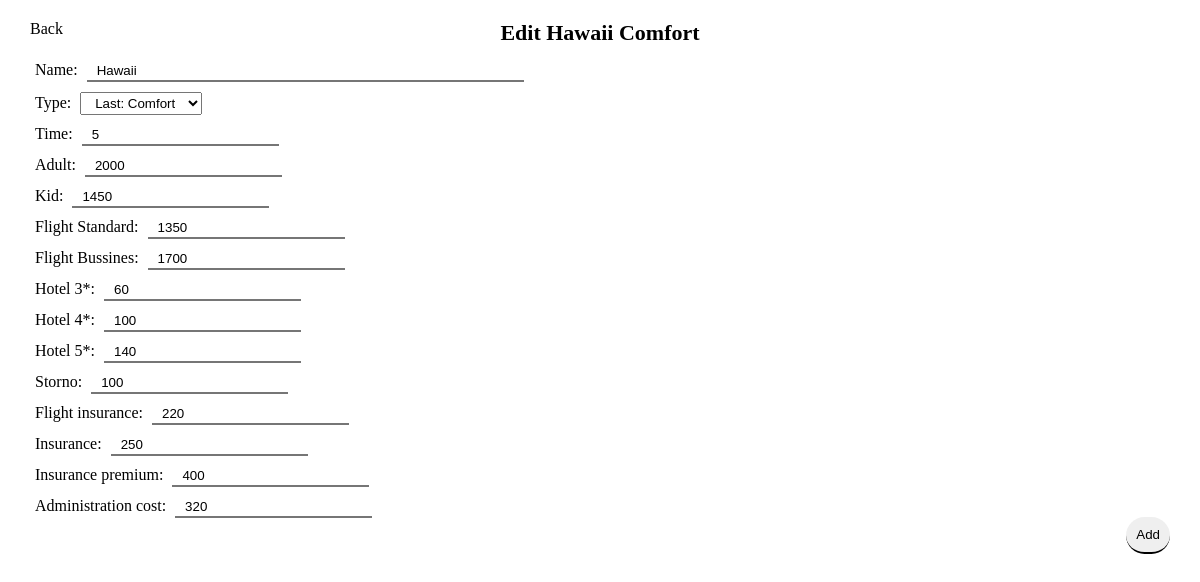
/ad_min/edit-tripsm.php?id=12 (signed in), run on the app's committed database.
### tables this page shows
CREATE TABLE `tripsmodel` (
  `id` int(11) NOT NULL,
  `name` varchar(20) NOT NULL,
  `type` varchar(10) NOT NULL,
  `time` int(2) NOT NULL,
  `bprice` int(11) NOT NULL,
  `tripcode` varchar(10) NOT NULL,
  `img` blob NOT NULL,
  `recommended` int(1) DEFAULT NULL,
  `top` int(1) DEFAULT NULL
);

CREATE TABLE IF NOT EXISTS `pricemodel` (
  `id` int(11) NOT NULL AUTO_INCREMENT,
  `tmid` int(11) NOT NULL,
  `adult` int(6) NOT NULL,
  `kid` int(6) NOT NULL,
  `flightS` int(6) NOT NULL,
  `flightB` int(6) NOT NULL,
  `hotel3` int(6) NOT NULL,
  `hotel4` int(6) NOT NULL,
  `hotel5` int(6) NOT NULL,
  `singleR` int(6) NOT NULL DEFAULT '2',
  `storno` int(6) NOT NULL,
  `flightI` int(6) NOT NULL,
  `insurance` int(6) NOT NULL,
  `insuranceP` int(6) NOT NULL,
  `administrationC` int(6) NOT NULL,
  PRIMARY KEY (`id`)
);

### ad_min/edit-tripsm.php (the view, shortened to what this page needs)
<?php
     if (!isset($_SESSION['adminid']))
     {
       $content ='Access denied';
     }
     else
     {
       $id = (int)$_GET['id'];
       $conn=false;
       if ($conn)
       {
         if($_SERVER['REQUEST_METHOD']=='POST')
         {
           if($_POST['name'] && $_POST['type'] && $_POST['time'] && $_POST['adult'] && $_POST['kid'] && $_POST['flightS'] && $_POST['flightB'] && $_POST['hotel3'] && $_POST['hotel4'] && $_POST['hotel5'] && $_POST['storno'] && $_POST['flightI'] && $_POST['insurance'] && $_POST['insuranceP'] && $_POST['administrationC'])
           {
             $name = stripslashes($_POST['name']);
             $name = htmlspecialchars($name);
             $type = stripslashes($_POST['type']);
             $type = htmlspecialchars($type);
             $time = stripslashes($_POST['time']);
             $time = htmlspecialchars($time);
             $adult = stripslashes($_POST['adult']);
             $adult = htmlspecialchars($adult);
             $kid = stripslashes($_POST['kid']);
             $kid = htmlspecialchars($kid);
             $flightS = stripslashes($_POST['flightS']);
             $flightS = htmlspecialchars($flightS);
             $flightB = stripslashes($_POST['flightB']);
             $flightB = htmlspecialchars($flightB);
             $hotel3 = stripslashes($_POST['hotel3']);
             $hotel3 = htmlspecialchars($hotel3);
             $hotel4 = stripslashes($_POST['hotel4']);
             $hotel4 = htmlspecialchars($hotel4);
             $hotel5 = stripslashes($_POST['hotel5']);
             $hotel5 = htmlspecialchars($hotel5);
             $storno = stripslashes($_POST['storno']);
             $storno = htmlspecialchars($storno);
             $flightI = stripslashes($_POST['flightI']);
             $flightI = htmlspecialchars($flightI);
             $insurance = stripslashes($_POST['insurance']);
             $insurance = htmlspecialchars($insurance);
             $insuranceP = stripslashes($_POST['insuranceP']);
             $insuranceP = htmlspecialchars($insuranceP);
             $administration = stripslashes($_POST['administrationC']);
             $administration = htmlspecialchars($administration);
             $bprice = $adult + $flightS + ($hotel3 * $time) + $insurance + $administration;
             try {
               $res = $conn->prepare("UPDATE tripsmodel SET name = ?, type = ?, time = ?, bprice = ? WHERE id = ?");
               $res->execute(array($name, $type, $time,$bprice, $id));
                 $res1 = $conn->prepare("UPDATE pricemodel SET adult = ?, kid = ?, flightS = ?, flightB = ?, hotel3 = ?, hotel4 = ?, hotel5 = ?, storno = ?, flightI = ?, insurance = ?, insuranceP = ? , administrationC = ? WHERE tmid = ? ");
                 $res1->execute(array($adult, $kid, $flightS, $flightB, $hotel3, $hotel4, $hotel5, $storno, $flightI, $insurance, $insuranceP, $administration, $id));
               header("Location:trips-overview.php");
             }
             catch(Exception $e ) {
               $content='<p>Something went wrong your changes were not saved.</p>';
             }
           }
           else
           {
            $content = '<p>You need to fill all the fields in !!1</p>';
           }
         }
         else
         {
           $sql="SELECT * FROM tripsmodel, pricemodel WHERE pricemodel.tmid = tripsmodel.id AND tripsmodel.id = $id ";
           $res = $conn->query($sql);
           $aantal = $res->rowCount();
           if($aantal==0)
           {
             $content = '<p>No trip was found !!!</p>';
           }
           else
           {
             $row = $res->fetch();
             $name = htmlspecialchars($row['name']);
             $type = htmlspecialchars($row['type']);
             $time = htmlspecialchars($row['time']);
             $madult = htmlentities($row['adult']);
             $mkid = htmlentities($row['kid']);
             $mflightS = htmlentities($row['flightS']);
             $mflightB = htmlentities($row['flightB']);
             $mhotel3 = htmlentities($row['hotel3']);
             $mhotel4 = htmlentities($row['hotel4']);
             $mhotel5 = htmlentities($row['hotel5']);
             $mstorno = htmlentities($row['storno']);
             $mflightI = htmlentities($row['flightI']);
             $minsurance = htmlentities($row['insurance']);
             $minsuranceP = htmlentities($row['insuranceP']);
             $madministrationC = htmlentities($row['administrationC']);
             $content='
             <form method="post">
               <h3>Edit '.$name.' '.$type.'</h3>
             <label>Name:</label> <input type="text" name="name" size="50" value="'.$name.'"><br>
              <label>Type:</label>
              <select id="type" name="type" >
                   <option value="'.$type.'" selected>Last: '.$type.'</option>
                   <option value="Family">Family</option>
                   <option value="Comfort">Comfort</option>
                   <option value="Eco Tourism">Eco Tourism</option>
                   <option value="Deluxe">Deluxe</option>
                   </select>
                   <br>
              <label>Time:</label> <input type="text" name="time"  value="'.$time.'" maxlength="2"><br>
          <label>Adult:</label> <input type="text" name="adult" value="'.$madult.'" maxlength="6"><br>
              <label>Kid:</label> <input type="text" name="kid" value="'.$mkid.'" maxlength="6"><br>
              <label>Flight Standard:</label> <input type="text" name="flightS" value="'.$mflightS.'" maxlength="6"><br>
              <label>Flight Bussines:</label> <input type="text" name="flightB" value="'.$mflightB.'" maxlength="6"><br>
              <label>Hotel 3*:</label> <input type="text" name="hotel3" value="'.$mhotel3.'" maxlength="6"><br>
              <label>Hotel 4*:</label> <input type="text" name="hotel4" value="'.$mhotel4.'" maxlength="6"><br>
              <label>Hotel 5*:</label> <input type="text" name="hotel5" value="'.$mhotel5.'" maxlength="6"><br>
              <label>Storno:</label> <input type="text" name="storno" value="'.$mstorno.'" maxlength="6"><br>
              <label>Flight insurance:</label> <input type="text" name="flightI" value="'.$mflightI.'" maxlength="6"><br>
              <label>Insurance:</label> <input type="text" name="insurance" value="'.$minsurance.'" maxlength="6"><br>
              <label>Insurance premium:</label> <input type="text" name="insuranceP" value="'.$minsuranceP.'" maxlength="6"><br>
              <label>Administration cost:</label> <input type="text" name="administrationC" value="'.$madministrationC.'" maxlength="6"><br>
              <br><br>
             <input type="submit" value="Add">
             </form>';
           }
         }
       }
       else
       {
         $content='<p>Can not connect to the database !!!</p>';
       }
     }
   ?>
<!DOCTYPE html>
<html>
<head>
    <link rel="stylesheet" media="screen" type="text/css" href="admin.css">
</head>
<body>
    <div id="edit-trips-model">
        <a href="trips-overview.php">Back</a>
        <?php echo $content; ?>
    </div>
</body>
</html>

### ad_min/admin.css (style rules this page uses)
* { margin: 0; padding: 0; }
body { width: 100%; }
#atrip-form input, select { margin-bottom: 10px; padding: 2px 10px; }
#edit-trips-model { width: 95%; margin: 20px auto; position: relative; }
#edit-trips-model a { position: absolute; top: 0; left: 0; text-decoration: none; color: black; }
#edit-trips-model h3 { font-size: 22px; padding-bottom: 15px; text-align: center; }
#edit-trips-model form { width: 100%; }
#edit-trips-model label { padding: 5px; }
#edit-trips-model input, select { margin-bottom: 10px; padding: 2px 10px; }
#edit-trips-model input { border-top: none; border-right: none; border-left: none; }
#edit-trips-model input:last-of-type { padding: 10px; border-radius: 50px; position: absolute; bottom: 0; right: 0; }

### data on the page
tripsmodel: name "Hawaii", type "Comfort", time "5", adult "2000", kid "1450", flightS "1350", flightB "1700", hotel3 "60", hotel4 "100", hotel5 "140", storno "100", flightI "220", insurance "250", insuranceP "400", administrationC "320"
